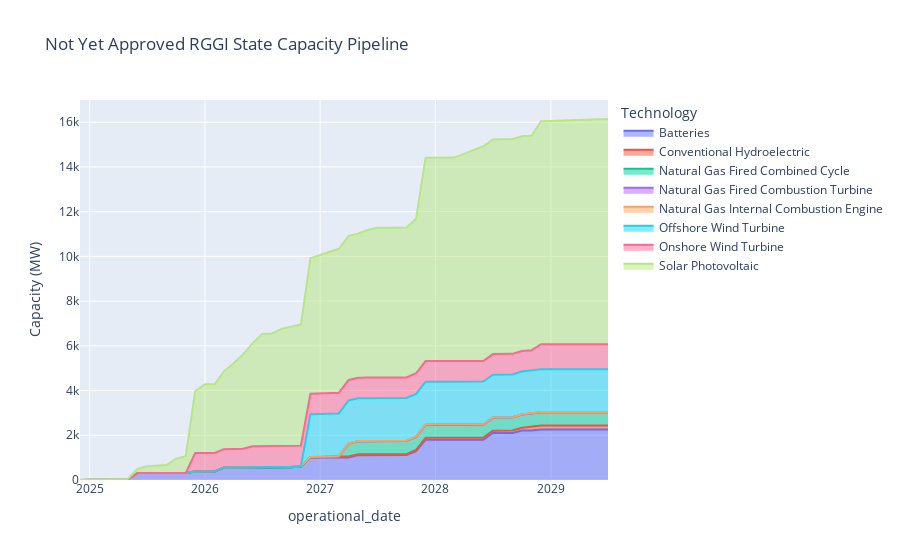

The notebook cell saved with this chart:
### Code cell
not_yet_approved_capacity_fig
